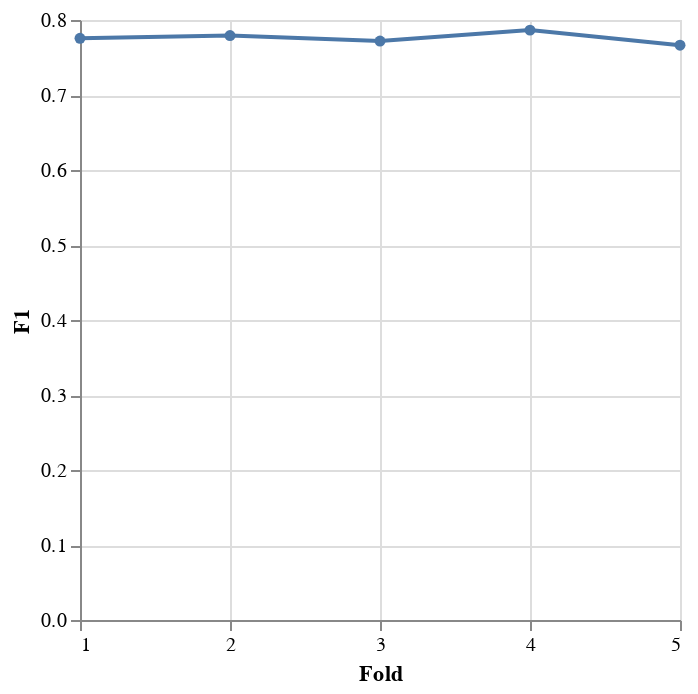

The notebook cell this image was saved under:
### Code cell
alt.Chart(df_scores_lor.reset_index()).mark_line(
     point=alt.OverlayMarkDef()
).encode(
    x=alt.X("index", bin=False, title="Fold", axis=alt.Axis(tickCount=5)),
    y=alt.Y("logistic", aggregate="mean", title="F1")
)

### Figure 1 — Vega-Lite specification as saved in the notebook (floating-point values rounded to 4 significant figures)
{"config": {"view": {"continuousWidth": 300, "continuousHeight": 300}}, "data": {"name": "data-8a483d9209baa41b717b18fbb49aaec2"}, "mark": {"type": "line", "point": {}}, "encoding": {"x": {"axis": {"tickCount": 5}, "bin": false, "field": "index", "title": "Fold", "type": "quantitative"}, "y": {"aggregate": "mean", "field": "logistic", "title": "F1", "type": "quantitative"}}, "$schema": "https://vega.github.io/schema/vega-lite/v5.15.1.json", "datasets": {"data-8a483d9209baa41b717b18fbb49aaec2": [{"index": 1, "logistic": 0.7755}, {"index": 2, "logistic": 0.7792}, {"index": 3, "logistic": 0.7719}, {"index": 4, "logistic": 0.7865}, {"index": 5, "logistic": 0.7664}]}}
